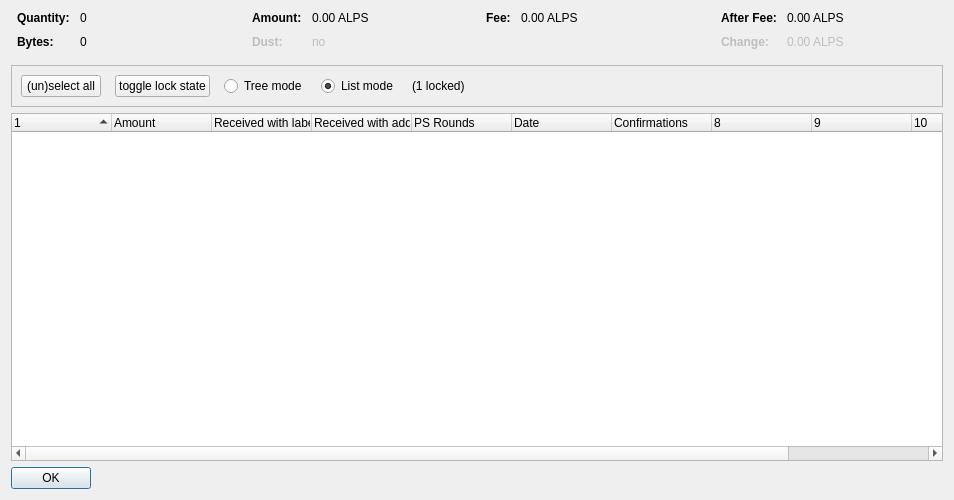
<?xml version="1.0" encoding="UTF-8"?>
<ui version="4.0">
 <class>CoinControlDialog</class>
 <widget class="QDialog" name="CoinControlDialog">
  <property name="geometry">
   <rect>
    <x>0</x>
    <y>0</y>
    <width>954</width>
    <height>500</height>
   </rect>
  </property>
  <property name="windowTitle">
   <string>Coin Selection</string>
  </property>
  <layout class="QVBoxLayout" name="verticalLayout">
   <item>
    <layout class="QHBoxLayout" name="horizontalLayoutTop" stretch="0,0,0,0">
     <property name="topMargin">
      <number>0</number>
     </property>
     <property name="bottomMargin">
      <number>10</number>
     </property>
     <item>
      <layout class="QFormLayout" name="formLayoutCoinControl1">
       <property name="horizontalSpacing">
        <number>10</number>
       </property>
       <property name="verticalSpacing">
        <number>10</number>
       </property>
       <property name="leftMargin">
        <number>6</number>
       </property>
       <property name="rightMargin">
        <number>6</number>
       </property>
       <item row="0" column="0">
        <widget class="QLabel" name="labelCoinControlQuantityText">
         <property name="font">
          <font>
           <weight>75</weight>
           <bold>true</bold>
          </font>
         </property>
         <property name="text">
          <string>Quantity:</string>
         </property>
        </widget>
       </item>
       <item row="0" column="1">
        <widget class="QLabel" name="labelCoinControlQuantity">
         <property name="cursor">
          <cursorShape>IBeamCursor</cursorShape>
         </property>
         <property name="contextMenuPolicy">
          <enum>Qt::ActionsContextMenu</enum>
         </property>
         <property name="text">
          <string notr="true">0</string>
         </property>
         <property name="textInteractionFlags">
          <set>Qt::LinksAccessibleByMouse|Qt::TextSelectableByKeyboard|Qt::TextSelectableByMouse</set>
         </property>
        </widget>
       </item>
       <item row="1" column="0">
        <widget class="QLabel" name="labelCoinControlBytesText">
         <property name="font">
          <font>
           <weight>75</weight>
           <bold>true</bold>
          </font>
         </property>
         <property name="text">
          <string>Bytes:</string>
         </property>
        </widget>
       </item>
       <item row="1" column="1">
        <widget class="QLabel" name="labelCoinControlBytes">
         <property name="cursor">
          <cursorShape>IBeamCursor</cursorShape>
         </property>
         <property name="contextMenuPolicy">
          <enum>Qt::ActionsContextMenu</enum>
         </property>
         <property name="text">
          <string notr="true">0</string>
         </property>
         <property name="textInteractionFlags">
          <set>Qt::LinksAccessibleByMouse|Qt::TextSelectableByKeyboard|Qt::TextSelectableByMouse</set>
         </property>
        </widget>
       </item>
      </layout>
     </item>
     <item>
      <layout class="QFormLayout" name="formLayoutCoinControl2">
       <property name="horizontalSpacing">
        <number>10</number>
       </property>
       <property name="verticalSpacing">
        <number>10</number>
       </property>
       <property name="leftMargin">
        <number>6</number>
       </property>
       <property name="rightMargin">
        <number>6</number>
       </property>
       <item row="0" column="0">
        <widget class="QLabel" name="labelCoinControlAmountText">
         <property name="font">
          <font>
           <weight>75</weight>
           <bold>true</bold>
          </font>
         </property>
         <property name="text">
          <string>Amount:</string>
         </property>
        </widget>
       </item>
       <item row="0" column="1">
        <widget class="QLabel" name="labelCoinControlAmount">
         <property name="cursor">
          <cursorShape>IBeamCursor</cursorShape>
         </property>
         <property name="contextMenuPolicy">
          <enum>Qt::ActionsContextMenu</enum>
         </property>
         <property name="text">
          <string notr="true">0.00 ALPS</string>
         </property>
         <property name="textInteractionFlags">
          <set>Qt::LinksAccessibleByMouse|Qt::TextSelectableByKeyboard|Qt::TextSelectableByMouse</set>
         </property>
        </widget>
       </item>
       <item row="1" column="0">
        <widget class="QLabel" name="labelCoinControlLowOutputText">
         <property name="enabled">
          <bool>false</bool>
         </property>
         <property name="font">
          <font>
           <weight>75</weight>
           <bold>true</bold>
          </font>
         </property>
         <property name="text">
          <string>Dust:</string>
         </property>
        </widget>
       </item>
       <item row="1" column="1">
        <widget class="QLabel" name="labelCoinControlLowOutput">
         <property name="enabled">
          <bool>false</bool>
         </property>
         <property name="cursor">
          <cursorShape>IBeamCursor</cursorShape>
         </property>
         <property name="contextMenuPolicy">
          <enum>Qt::ActionsContextMenu</enum>
         </property>
         <property name="text">
          <string notr="true">no</string>
         </property>
         <property name="textInteractionFlags">
          <set>Qt::LinksAccessibleByMouse|Qt::TextSelectableByKeyboard|Qt::TextSelectableByMouse</set>
         </property>
        </widget>
       </item>
      </layout>
     </item>
     <item>
      <layout class="QFormLayout" name="formLayoutCoinControl3">
       <property name="horizontalSpacing">
        <number>10</number>
       </property>
       <property name="verticalSpacing">
        <number>10</number>
       </property>
       <property name="leftMargin">
        <number>6</number>
       </property>
       <property name="rightMargin">
        <number>6</number>
       </property>
       <item row="0" column="0">
        <widget class="QLabel" name="labelCoinControlFeeText">
         <property name="font">
          <font>
           <weight>75</weight>
           <bold>true</bold>
          </font>
         </property>
         <property name="text">
          <string>Fee:</string>
         </property>
        </widget>
       </item>
       <item row="0" column="1">
        <widget class="QLabel" name="labelCoinControlFee">
         <property name="cursor">
          <cursorShape>IBeamCursor</cursorShape>
         </property>
         <property name="contextMenuPolicy">
          <enum>Qt::ActionsContextMenu</enum>
         </property>
         <property name="text">
          <string notr="true">0.00 ALPS</string>
         </property>
         <property name="textInteractionFlags">
          <set>Qt::LinksAccessibleByMouse|Qt::TextSelectableByKeyboard|Qt::TextSelectableByMouse</set>
         </property>
        </widget>
       </item>
      </layout>
     </item>
     <item>
      <layout class="QFormLayout" name="formLayoutCoinControl4">
       <property name="horizontalSpacing">
        <number>10</number>
       </property>
       <property name="verticalSpacing">
        <number>10</number>
       </property>
       <property name="leftMargin">
        <number>6</number>
       </property>
       <property name="rightMargin">
        <number>6</number>
       </property>
       <item row="0" column="0">
        <widget class="QLabel" name="labelCoinControlAfterFeeText">
         <property name="font">
          <font>
           <weight>75</weight>
           <bold>true</bold>
          </font>
         </property>
         <property name="text">
          <string>After Fee:</string>
         </property>
        </widget>
       </item>
       <item row="0" column="1">
        <widget class="QLabel" name="labelCoinControlAfterFee">
         <property name="cursor">
          <cursorShape>IBeamCursor</cursorShape>
         </property>
         <property name="contextMenuPolicy">
          <enum>Qt::ActionsContextMenu</enum>
         </property>
         <property name="text">
          <string notr="true">0.00 ALPS</string>
         </property>
         <property name="textInteractionFlags">
          <set>Qt::LinksAccessibleByMouse|Qt::TextSelectableByKeyboard|Qt::TextSelectableByMouse</set>
         </property>
        </widget>
       </item>
       <item row="1" column="0">
        <widget class="QLabel" name="labelCoinControlChangeText">
         <property name="enabled">
          <bool>false</bool>
         </property>
         <property name="font">
          <font>
           <weight>75</weight>
           <bold>true</bold>
          </font>
         </property>
         <property name="text">
          <string>Change:</string>
         </property>
        </widget>
       </item>
       <item row="1" column="1">
        <widget class="QLabel" name="labelCoinControlChange">
         <property name="enabled">
          <bool>false</bool>
         </property>
         <property name="cursor">
          <cursorShape>IBeamCursor</cursorShape>
         </property>
         <property name="contextMenuPolicy">
          <enum>Qt::ActionsContextMenu</enum>
         </property>
         <property name="text">
          <string notr="true">0.00 ALPS</string>
         </property>
         <property name="textInteractionFlags">
          <set>Qt::LinksAccessibleByMouse|Qt::TextSelectableByKeyboard|Qt::TextSelectableByMouse</set>
         </property>
        </widget>
       </item>
      </layout>
     </item>
    </layout>
   </item>
   <item>
    <widget class="QFrame" name="frame">
     <property name="minimumSize">
      <size>
       <width>0</width>
       <height>40</height>
      </size>
     </property>
     <property name="frameShape">
      <enum>QFrame::StyledPanel</enum>
     </property>
     <property name="frameShadow">
      <enum>QFrame::Sunken</enum>
     </property>
     <layout class="QHBoxLayout" name="horizontalLayout">
      <item>
       <layout class="QHBoxLayout" name="horizontalLayoutPanel" stretch="0,0,0,0,0,0">
        <property name="spacing">
         <number>14</number>
        </property>
        <item>
         <widget class="QPushButton" name="pushButtonSelectAll">
          <property name="sizePolicy">
           <sizepolicy hsizetype="Maximum" vsizetype="Fixed">
            <horstretch>0</horstretch>
            <verstretch>0</verstretch>
           </sizepolicy>
          </property>
          <property name="text">
           <string>(un)select all</string>
          </property>
          <property name="autoDefault">
           <bool>false</bool>
          </property>
         </widget>
        </item>
        <item>
         <widget class="QPushButton" name="pushButtonToggleLock">
          <property name="sizePolicy">
           <sizepolicy hsizetype="Maximum" vsizetype="Fixed">
            <horstretch>0</horstretch>
            <verstretch>0</verstretch>
           </sizepolicy>
          </property>
          <property name="text">
           <string>toggle lock state</string>
          </property>
          <property name="autoDefault">
           <bool>false</bool>
          </property>
         </widget>
        </item>
        <item>
         <widget class="QRadioButton" name="radioTreeMode">
          <property name="sizePolicy">
           <sizepolicy hsizetype="Maximum" vsizetype="Fixed">
            <horstretch>0</horstretch>
            <verstretch>0</verstretch>
           </sizepolicy>
          </property>
          <property name="text">
           <string>Tree mode</string>
          </property>
         </widget>
        </item>
        <item>
         <widget class="QRadioButton" name="radioListMode">
          <property name="sizePolicy">
           <sizepolicy hsizetype="Maximum" vsizetype="Fixed">
            <horstretch>0</horstretch>
            <verstretch>0</verstretch>
           </sizepolicy>
          </property>
          <property name="text">
           <string>List mode</string>
          </property>
          <property name="checked">
           <bool>true</bool>
          </property>
         </widget>
        </item>
        <item>
         <widget class="QLabel" name="labelLocked">
          <property name="text">
           <string>(1 locked)</string>
          </property>
         </widget>
        </item>
        <item>
         <spacer name="horizontalSpacer">
          <property name="orientation">
           <enum>Qt::Horizontal</enum>
          </property>
          <property name="sizeHint" stdset="0">
           <size>
            <width>40</width>
            <height>20</height>
           </size>
          </property>
         </spacer>
        </item>
       </layout>
      </item>
     </layout>
    </widget>
   </item>
   <item>
    <widget class="CoinControlTreeWidget" name="treeWidget">
     <property name="contextMenuPolicy">
      <enum>Qt::CustomContextMenu</enum>
     </property>
     <property name="sortingEnabled">
      <bool>false</bool>
     </property>
     <property name="columnCount">
      <number>11</number>
     </property>
     <attribute name="headerShowSortIndicator" stdset="0">
      <bool>true</bool>
     </attribute>
     <attribute name="headerStretchLastSection">
      <bool>false</bool>
     </attribute>
     <column>
      <property name="text">
       <string/>
      </property>
     </column>
     <column>
      <property name="text">
       <string>Amount</string>
      </property>
     </column>
     <column>
      <property name="text">
       <string>Received with label</string>
      </property>
     </column>
     <column>
      <property name="text">
       <string>Received with address</string>
      </property>
     </column>
     <column>
      <property name="text">
       <string>PS Rounds</string>
      </property>
     </column>
     <column>
      <property name="text">
       <string>Date</string>
      </property>
     </column>
     <column>
      <property name="text">
       <string>Confirmations</string>
      </property>
      <property name="toolTip">
       <string>Confirmed</string>
      </property>
     </column>
     <column>
      <property name="text">
       <string/>
      </property>
     </column>
     <column>
      <property name="text">
       <string/>
      </property>
     </column>
     <column>
      <property name="text">
       <string/>
      </property>
     </column>
     <column>
      <property name="text">
       <string/>
      </property>
     </column>
    </widget>
   </item>
   <item>
    <widget class="QDialogButtonBox" name="buttonBox">
     <property name="sizePolicy">
      <sizepolicy hsizetype="Maximum" vsizetype="Fixed">
       <horstretch>0</horstretch>
       <verstretch>0</verstretch>
      </sizepolicy>
     </property>
     <property name="orientation">
      <enum>Qt::Horizontal</enum>
     </property>
     <property name="standardButtons">
      <set>QDialogButtonBox::Ok</set>
     </property>
    </widget>
   </item>
  </layout>
 </widget>
 <customwidgets>
  <customwidget>
   <class>CoinControlTreeWidget</class>
   <extends>QTreeWidget</extends>
   <header>coincontroltreewidget.h</header>
  </customwidget>
 </customwidgets>
 <resources/>
 <connections/>
</ui>
